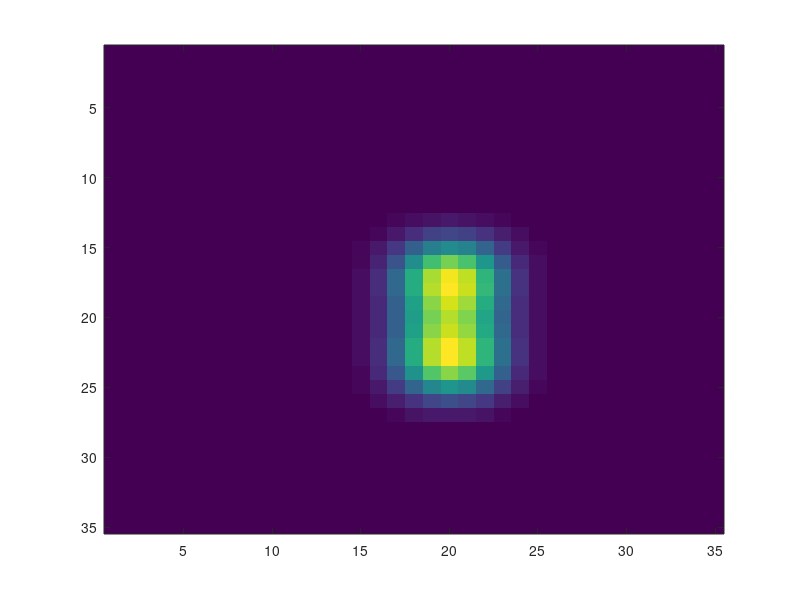

Write the MATLAB code that produced this figure.
% Author: Kevin Whitley
% Date created: 190906

% This function provides a model of a 'rotated circle' representing a
% bacterial septum lying orthogonally to the imaging plane with center [mux
% muy], radius R, width W, and angle theta.

function im_model = septum_model(mu, R, W, theta, amp, ring_grad, psfFWHM, pixSz, range)

if nargin==0
    mu = [20 20];
    R = 4; % [pix]
    W = 1.9; % [pix] width of Z ring
    theta = -pi/2; % note that -pi/4 is a discontinuity. seems to work fine anyway.
    amp = 1;
    ring_grad = 0;
    psfFWHM = 250;
    pixSz = 65;
    range = 1:1:35;
end

X0 = mu(1);
Y0 = mu(2);

sigma = psfFWHM/2.35/pixSz;

[X, Y] = meshgrid(range, range);

% make axis 1 and axis 2 (rotated by theta, orthogonal) for both i and i+1.
% axis 1 is along septum, and axis 2 is along cell length. also need
% midpoints (i+1/2) for later.
ax1_i = (X(1:end-1,1:end-1)-X0)*cos(theta) + (Y(1:end-1,1:end-1)-Y0)*sin(theta); % axis along septum
ax1_ip1 = (X(2:end,2:end)-X0)*cos(theta) + (Y(2:end,2:end)-Y0)*sin(theta);
ax1_ipm = (ax1_i + ax1_ip1)./2; % between xi and x(i+1)
ax2_i = (X(1:end-1,1:end-1)-X0)*sin(theta) - (Y(1:end-1,1:end-1)-Y0)*cos(theta); % axis along cell length
ax2_ip1 = (X(2:end,2:end)-X0)*sin(theta) - (Y(2:end,2:end)-Y0)*cos(theta); % axis along cell length
ax2_ipm = (ax2_i + ax2_ip1)./2; % between yi and y(i+1)

% calculate arc lengths s(i) and s(i+1), then difference between them (ring
% intensity profile). asin will give complex numbers, but only want real
% part. anything outside real range will be cut later.
arcl_i = 2*R * real(asin(ax1_i/R)); % arc length out to axi
arcl_ip1 = 2*R * real(asin(ax1_ip1/R)); % arc length out to ax(i+1)
ring_prof = abs(arcl_ip1 - arcl_i); % Delta(arc length)

% cut image down based on radius and width of septum. this will remove any
% non-real parts of ring_prof as well.
ring_prof(abs(ax1_ipm)>R | abs(ax2_ipm)>W) = 0;

% change to real pixel size and blur based on psf FWHM.
ring_prof = imresize(ring_prof, [range(end) range(end)]);
ring_prof = imgaussfilt(ring_prof,sigma);

ring_prof_scale = ring_prof/sum(ring_prof(:));
ring_prof_scale = amp*ring_prof_scale;

im_model = ring_prof_scale;

if nargin==0
    figure
    imagesc(im_model)
end